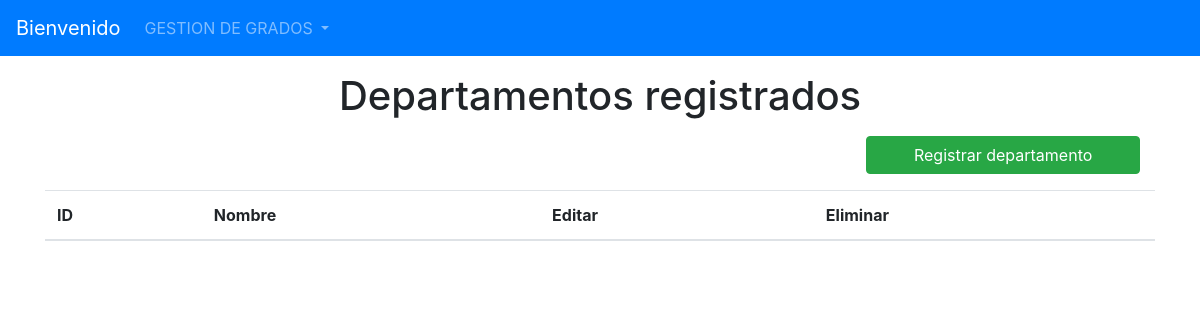
Before: /listarDepartamento/ with the older database file.
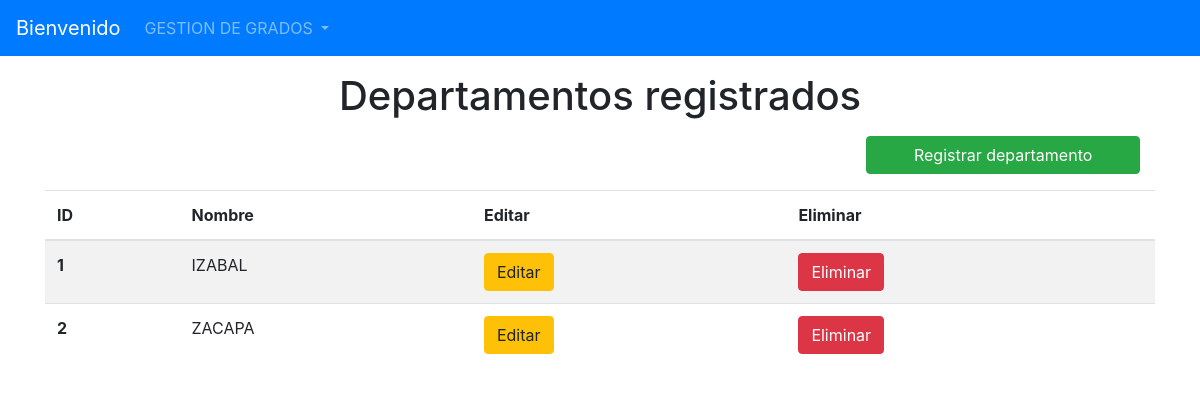
After: the same page with the newer database file.
### Models/Departamento/models.py (models this page shows, shortened)
class Departamento(models.Model):
    id_depa = models.AutoField(primary_key=True)
    Nombre = models.CharField(max_length=30)

### Models/Departamento/views.py (the view)
# urls.py: path('listarDepartamento/', FormularioDepartamentoView.listar_departamentos, name='listarDepartamento'),
    def listar_departamentos(request):
        departamentos = Departamento.objects.all()
        return render(request,"ListaDepartamentos.html", {"departamentos":departamentos})

### Templates/ListaDepartamentos.html (shortened to what this page needs)
{% extends 'index.html' %}
{% block content %}
    <h1 align="center">Departamentos registrados</h1>
    <div class="row col-12 justify-content-end mb-2 pr-0">
        <a class="btn btn-success col-md-3" href="{% url 'registrarDepartamento' %}">Registrar departamento</a>
    </div>
    <table class="table table-striped">
        <thead>
        <tr>
            <th scope="col">ID</th>
            <th scope="col">Nombre</th>
            <th scope="col">Editar</th>
            <th scope="col">Eliminar</th>
        </tr>
        </thead>
        <tbody>
        {% for departamento in departamentos %}
            <tr>
            <th scope="row">{{ departamento.id_depa }}</th>
            <td>{{ departamento.Nombre }}</td>
            <td>
                <a href="{% url 'MODIFICARD' departamento.pk %}" class="btn btn-warning btn-icon-split">
                    <span class="text">Editar</span>
                </a>
            </td>
            <td>
              <a href="{% url 'ELIMINARD' departamento.pk %}" class="btn btn-danger btn-icon-split">
                    <span class="text">Eliminar</span>
                </a>
            </td>
        {% endfor %}
        </tbody>
    </table>
{% endblock %}

Changed rows visible on the page:
added Departamento: id_depa "1", Nombre "IZABAL"
added Departamento: id_depa "2", Nombre "ZACAPA"
